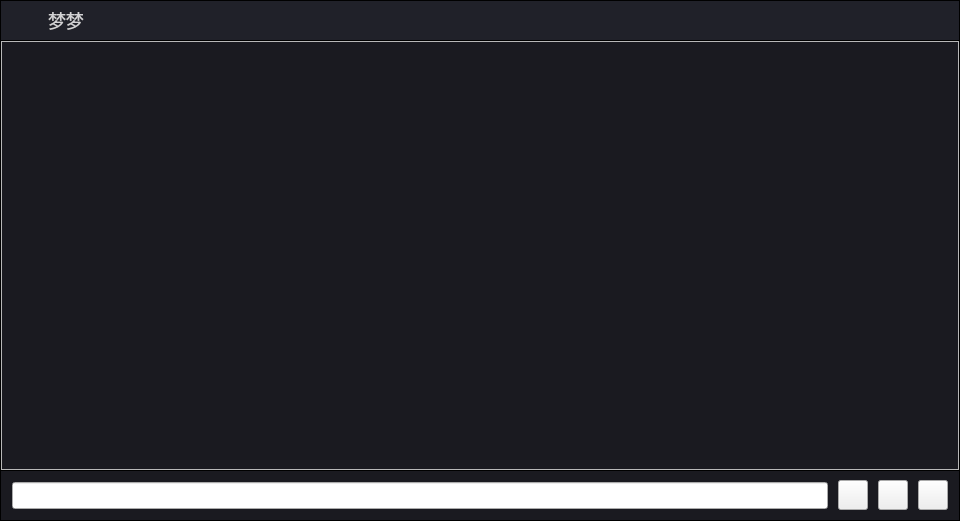
<?xml version="1.0" encoding="UTF-8"?>
<ui version="4.0">
 <class>MainWin</class>
 <widget class="QWidget" name="MainWin">
  <property name="geometry">
   <rect>
    <x>0</x>
    <y>0</y>
    <width>960</width>
    <height>521</height>
   </rect>
  </property>
  <property name="windowTitle">
   <string>MoMoPlayer</string>
  </property>
  <property name="windowIcon">
   <iconset resource="../../image/MomoPlayer.qrc">
    <normaloff>:/logo.ico</normaloff>:/logo.ico</iconset>
  </property>
  <layout class="QHBoxLayout" name="horizontalLayout">
   <property name="spacing">
    <number>0</number>
   </property>
   <property name="leftMargin">
    <number>0</number>
   </property>
   <property name="topMargin">
    <number>0</number>
   </property>
   <property name="rightMargin">
    <number>0</number>
   </property>
   <property name="bottomMargin">
    <number>0</number>
   </property>
   <item>
    <widget class="QFrame" name="frame">
     <property name="styleSheet">
      <string notr="true">QFrame#frame
{
	background:rgb(26, 26, 32);
	border:1px solid black;
}</string>
     </property>
     <property name="frameShape">
      <enum>QFrame::StyledPanel</enum>
     </property>
     <property name="frameShadow">
      <enum>QFrame::Raised</enum>
     </property>
     <layout class="QVBoxLayout" name="verticalLayout">
      <property name="spacing">
       <number>0</number>
      </property>
      <property name="leftMargin">
       <number>0</number>
      </property>
      <property name="topMargin">
       <number>0</number>
      </property>
      <property name="rightMargin">
       <number>0</number>
      </property>
      <property name="bottomMargin">
       <number>0</number>
      </property>
      <item>
       <widget class="QFrame" name="titleFrame">
        <property name="maximumSize">
         <size>
          <width>16777215</width>
          <height>40</height>
         </size>
        </property>
        <property name="styleSheet">
         <string notr="true">QFrame#titleFrame
{
	background:rgb(32, 33, 41);
	border:none;
	border-bottom:1px solid black;
}</string>
        </property>
        <property name="frameShape">
         <enum>QFrame::StyledPanel</enum>
        </property>
        <property name="frameShadow">
         <enum>QFrame::Raised</enum>
        </property>
        <layout class="QHBoxLayout" name="horizontalLayout_2">
         <property name="spacing">
          <number>0</number>
         </property>
         <property name="topMargin">
          <number>0</number>
         </property>
         <property name="rightMargin">
          <number>0</number>
         </property>
         <property name="bottomMargin">
          <number>0</number>
         </property>
         <item>
          <widget class="QLabel" name="logoLabel">
           <property name="minimumSize">
            <size>
             <width>30</width>
             <height>30</height>
            </size>
           </property>
           <property name="maximumSize">
            <size>
             <width>30</width>
             <height>30</height>
            </size>
           </property>
           <property name="styleSheet">
            <string notr="true">QLabel#logoLabel
{
	border-image: url(:/logo.ico);
}</string>
           </property>
           <property name="text">
            <string/>
           </property>
          </widget>
         </item>
         <item>
          <spacer name="horizontalSpacer_2">
           <property name="orientation">
            <enum>Qt::Horizontal</enum>
           </property>
           <property name="sizeType">
            <enum>QSizePolicy::Fixed</enum>
           </property>
           <property name="sizeHint" stdset="0">
            <size>
             <width>6</width>
             <height>20</height>
            </size>
           </property>
          </spacer>
         </item>
         <item>
          <widget class="QLabel" name="label">
           <property name="styleSheet">
            <string notr="true">QLabel#label
{
	color:rgb(210, 210, 212);
	font-size:18px;
    font-family:黑体;
}</string>
           </property>
           <property name="text">
            <string>梦梦</string>
           </property>
          </widget>
         </item>
         <item>
          <spacer name="horizontalSpacer">
           <property name="orientation">
            <enum>Qt::Horizontal</enum>
           </property>
           <property name="sizeHint" stdset="0">
            <size>
             <width>532</width>
             <height>17</height>
            </size>
           </property>
          </spacer>
         </item>
         <item>
          <widget class="QToolButton" name="minBtn">
           <property name="minimumSize">
            <size>
             <width>40</width>
             <height>40</height>
            </size>
           </property>
           <property name="maximumSize">
            <size>
             <width>40</width>
             <height>40</height>
            </size>
           </property>
           <property name="focusPolicy">
            <enum>Qt::NoFocus</enum>
           </property>
           <property name="toolTip">
            <string>最小化</string>
           </property>
           <property name="styleSheet">
            <string notr="true"/>
           </property>
           <property name="text">
            <string/>
           </property>
           <property name="icon">
            <iconset resource="../../image/MomoPlayer.qrc">
             <normaloff>:/appbar.minus.png</normaloff>:/appbar.minus.png</iconset>
           </property>
           <property name="iconSize">
            <size>
             <width>40</width>
             <height>40</height>
            </size>
           </property>
           <property name="autoRaise">
            <bool>true</bool>
           </property>
          </widget>
         </item>
         <item>
          <widget class="QToolButton" name="maxBtn">
           <property name="minimumSize">
            <size>
             <width>40</width>
             <height>40</height>
            </size>
           </property>
           <property name="maximumSize">
            <size>
             <width>40</width>
             <height>40</height>
            </size>
           </property>
           <property name="focusPolicy">
            <enum>Qt::NoFocus</enum>
           </property>
           <property name="toolTip">
            <string>最大化</string>
           </property>
           <property name="styleSheet">
            <string notr="true"/>
           </property>
           <property name="text">
            <string/>
           </property>
           <property name="icon">
            <iconset resource="../../image/MomoPlayer.qrc">
             <normaloff>:/appbar.app.png</normaloff>:/appbar.app.png</iconset>
           </property>
           <property name="iconSize">
            <size>
             <width>40</width>
             <height>40</height>
            </size>
           </property>
           <property name="autoRaise">
            <bool>true</bool>
           </property>
          </widget>
         </item>
         <item>
          <widget class="QToolButton" name="closeBtn">
           <property name="minimumSize">
            <size>
             <width>40</width>
             <height>40</height>
            </size>
           </property>
           <property name="maximumSize">
            <size>
             <width>40</width>
             <height>40</height>
            </size>
           </property>
           <property name="focusPolicy">
            <enum>Qt::NoFocus</enum>
           </property>
           <property name="toolTip">
            <string>退出</string>
           </property>
           <property name="styleSheet">
            <string notr="true">QToolButton:hover
{
	background:rgb(255,0,0);
}</string>
           </property>
           <property name="text">
            <string/>
           </property>
           <property name="icon">
            <iconset resource="../../image/MomoPlayer.qrc">
             <normaloff>:/appbar.close.png</normaloff>:/appbar.close.png</iconset>
           </property>
           <property name="iconSize">
            <size>
             <width>40</width>
             <height>40</height>
            </size>
           </property>
           <property name="autoRaise">
            <bool>true</bool>
           </property>
          </widget>
         </item>
        </layout>
       </widget>
      </item>
      <item>
       <widget class="QFrame" name="frame_3">
        <property name="frameShape">
         <enum>QFrame::StyledPanel</enum>
        </property>
        <property name="frameShadow">
         <enum>QFrame::Raised</enum>
        </property>
        <layout class="QHBoxLayout" name="horizontalLayout_3">
         <property name="spacing">
          <number>0</number>
         </property>
         <property name="leftMargin">
          <number>0</number>
         </property>
         <property name="topMargin">
          <number>0</number>
         </property>
         <property name="rightMargin">
          <number>0</number>
         </property>
         <property name="bottomMargin">
          <number>0</number>
         </property>
         <item>
          <widget class="MomoPlayer" name="player">
           <property name="styleSheet">
            <string notr="true"/>
           </property>
           <property name="text">
            <string/>
           </property>
           <property name="scaledContents">
            <bool>true</bool>
           </property>
           <property name="alignment">
            <set>Qt::AlignCenter</set>
           </property>
          </widget>
         </item>
        </layout>
       </widget>
      </item>
      <item>
       <widget class="QFrame" name="bottomFrame">
        <property name="maximumSize">
         <size>
          <width>16777215</width>
          <height>50</height>
         </size>
        </property>
        <property name="styleSheet">
         <string notr="true">QFrame#bottomFrame
{
	border:none;
	border-top:1px solid black;
}</string>
        </property>
        <property name="frameShape">
         <enum>QFrame::StyledPanel</enum>
        </property>
        <property name="frameShadow">
         <enum>QFrame::Raised</enum>
        </property>
        <layout class="QHBoxLayout" name="horizontalLayout_4">
         <property name="spacing">
          <number>10</number>
         </property>
         <property name="topMargin">
          <number>5</number>
         </property>
         <property name="bottomMargin">
          <number>5</number>
         </property>
         <item>
          <widget class="QLineEdit" name="rtspEdit">
           <property name="focusPolicy">
            <enum>Qt::ClickFocus</enum>
           </property>
           <property name="styleSheet">
            <string notr="true">QLineEdit
{
	font-size:16px;
}</string>
           </property>
          </widget>
         </item>
         <item>
          <widget class="QPushButton" name="playBtn">
           <property name="minimumSize">
            <size>
             <width>30</width>
             <height>30</height>
            </size>
           </property>
           <property name="maximumSize">
            <size>
             <width>30</width>
             <height>30</height>
            </size>
           </property>
           <property name="focusPolicy">
            <enum>Qt::NoFocus</enum>
           </property>
           <property name="styleSheet">
            <string notr="true">QPushButton#playBtn
{
	border-image: url(:/start_normal.png);
}

QPushButton#playBtn:hover
{
	border-image: url(:/start_focus.png);
}</string>
           </property>
           <property name="text">
            <string/>
           </property>
          </widget>
         </item>
         <item>
          <widget class="QPushButton" name="pauseBtn">
           <property name="minimumSize">
            <size>
             <width>30</width>
             <height>30</height>
            </size>
           </property>
           <property name="maximumSize">
            <size>
             <width>30</width>
             <height>30</height>
            </size>
           </property>
           <property name="focusPolicy">
            <enum>Qt::NoFocus</enum>
           </property>
           <property name="styleSheet">
            <string notr="true">QPushButton#pauseBtn
{
	border-image: url(:/pause_normal.png);
}

QPushButton#pauseBtn:hover
{
	
	border-image: url(:/pause_focus.png);
}</string>
           </property>
           <property name="text">
            <string/>
           </property>
          </widget>
         </item>
         <item>
          <widget class="QPushButton" name="stopBtn">
           <property name="minimumSize">
            <size>
             <width>30</width>
             <height>30</height>
            </size>
           </property>
           <property name="maximumSize">
            <size>
             <width>30</width>
             <height>30</height>
            </size>
           </property>
           <property name="focusPolicy">
            <enum>Qt::NoFocus</enum>
           </property>
           <property name="styleSheet">
            <string notr="true">QPushButton#stopBtn
{
	border-image: url(:/stop_normal.png);
}

QPushButton#stopBtn:hover
{
	
	border-image: url(:/stop_focus.png);
}</string>
           </property>
           <property name="text">
            <string/>
           </property>
          </widget>
         </item>
        </layout>
       </widget>
      </item>
     </layout>
    </widget>
   </item>
  </layout>
 </widget>
 <layoutdefault spacing="6" margin="11"/>
 <customwidgets>
  <customwidget>
   <class>MomoPlayer</class>
   <extends>QLabel</extends>
   <header>MomoPlayer.h</header>
  </customwidget>
 </customwidgets>
 <resources>
  <include location="../../image/MomoPlayer.qrc"/>
 </resources>
 <connections/>
</ui>
